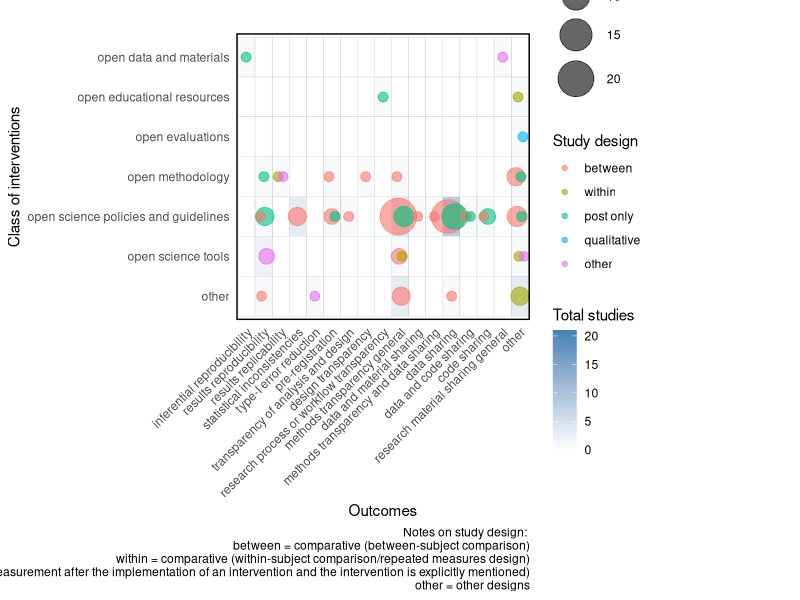
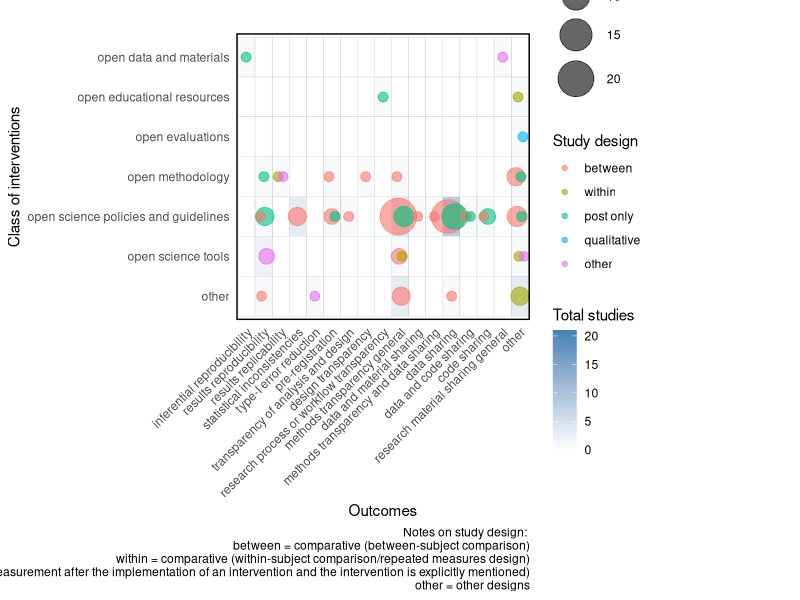

These charts were generated, in order, by the following R code:
library(readxl)
fulldata <- read_excel("fulldata.xlsx")
View(fulldata)

library(ggplot2)
library(dplyr)
library(tidyr)

## Data cleaning
# Extract year from the author_year column
fulldata$year <- as.numeric(sub(".*\\((\\d{4})\\).*", "\\1", fulldata$author_year))

# Ensure data is cleaned  by removing all line breaks
fulldata[] <- lapply(fulldata, function(x) gsub("\n|\r", "", x))

# Change to lower case
fulldata[] <- lapply(fulldata, tolower)

# Direct and proxy
fulldata <- fulldata %>%
  mutate(direct = ifelse(direct == 1, "Direct outcomes", "Proxy outcomes"))

# Clean values
fulldata$study_design_short <- gsub("post_only", "post only", fulldata$study_design_short)
fulldata$outcomes_specific <- gsub("type-i error reduction", "type-I error reduction", fulldata$outcomes_specific)

## Reordering
# Reordering study design
fulldata$study_design_short <- factor(fulldata$study_design_short)
new_order_studydesign <- levels(fulldata$study_design_short)[c(1,5,3,4,2)]
fulldata$studydesign_reordered <- factor(fulldata$study_design_short, levels = new_order_studydesign)

# Reordering the levels of 'outcomes_class'
fulldata$outcomes_class <- factor(fulldata$outcomes_class)
new_order_outcomes_class <- levels(fulldata$outcomes_class)[c(1,7,6,4,5,2,8,3)]
fulldata$outcomes_class_reordered <- factor(fulldata$outcomes_class, levels = new_order_outcomes_class)

# Reordering the levels of 'outcomes_specific'
fulldata$outcomes_specific <- factor(fulldata$outcomes_specific)
new_order_outcomes_specific <- levels(fulldata$outcomes_specific)[c(6,14,13,15,17,10,16,5,12,8,3,7,4,2,1,11,9)]
fulldata$outcomes_specific_reordered <- factor(fulldata$outcomes_specific, levels = new_order_outcomes_specific)

## Evidence Gap Map 1
# Group data
df_count1 <- fulldata %>%
  count(outcomes_specific_reordered, intervention_class, studydesign_reordered) %>%
  arrange(desc(n))

# Create a complete matrix
complete_matrix1 <- expand_grid(outcomes_specific_reordered = unique(fulldata$outcomes_specific_reordered), 
                                intervention_class = unique(fulldata$intervention_class)) %>%
  left_join(df_count1, by = c("outcomes_specific_reordered", "intervention_class")) %>%
  replace_na(list(n = 0))

# Create evidence gap map 1 (egm1)
egm1 <- ggplot(complete_matrix1, aes(x =outcomes_specific_reordered, y = intervention_class, fill = n)) +
  geom_tile(color = "grey") + 
  scale_fill_gradient(low = "white", high = "steelblue", name = "Total studies") +
  geom_point(data = df_count1, aes(size = n, color = studydesign_reordered), position = position_jitterdodge(jitter.width = 0.2, dodge.width = 0.5), alpha = 0.6) +
  scale_y_discrete(limits=rev)+
  scale_size_continuous(range = c(3, 12), breaks = c(1,5,10,15,20), labels = function(x) round(x,0)) + 
  labs(title = "",
       x = "Outcomes",
       y = "Class of interventions",
       size = "Number of studies per study design",
       color = "Study design",
       caption = "Notes on study design: 
       between = comparative (between-subject comparison)
       within = comparative (within-subject comparison/repeated measures design)
       post only = posttest design (only a post measurement after the implementation of an intervention and the intervention is explicitly mentioned)
       other = other designs") +
  theme_minimal() +
  theme(axis.text.x = element_text(angle = 45, hjust = 1),  
        panel.border = element_rect(color = "black", fill = NA, linewidth = 1),  
        panel.grid.major = element_blank(), 
        panel.grid.minor = element_blank())  

egm1

# Save the plot as a JPEG file
ggsave("egm1.jpg", plot = egm1, width = 14, height = 8, dpi = 300, limitsize = FALSE)